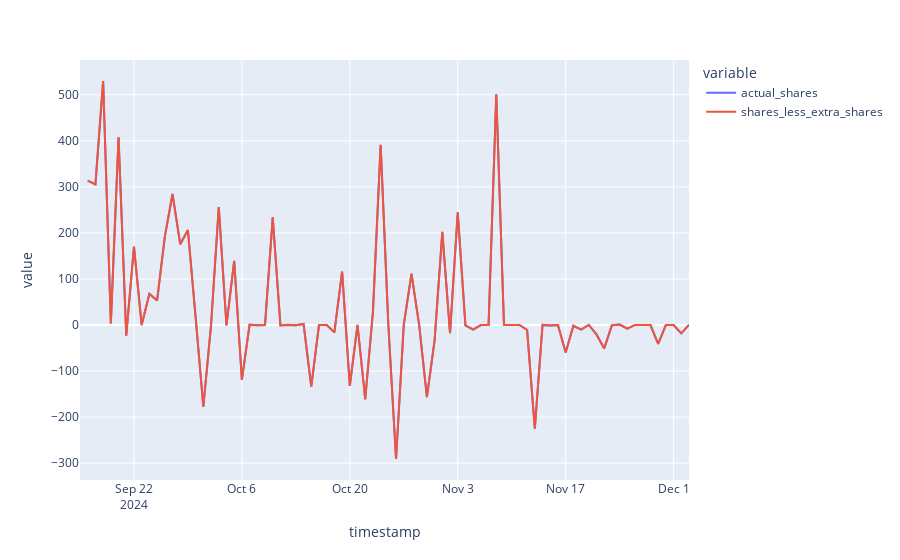

Notebook source saved alongside this figure:
### Code cell
px.line(df2[['actual_shares', 'shares_less_extra_shares']].diff())
